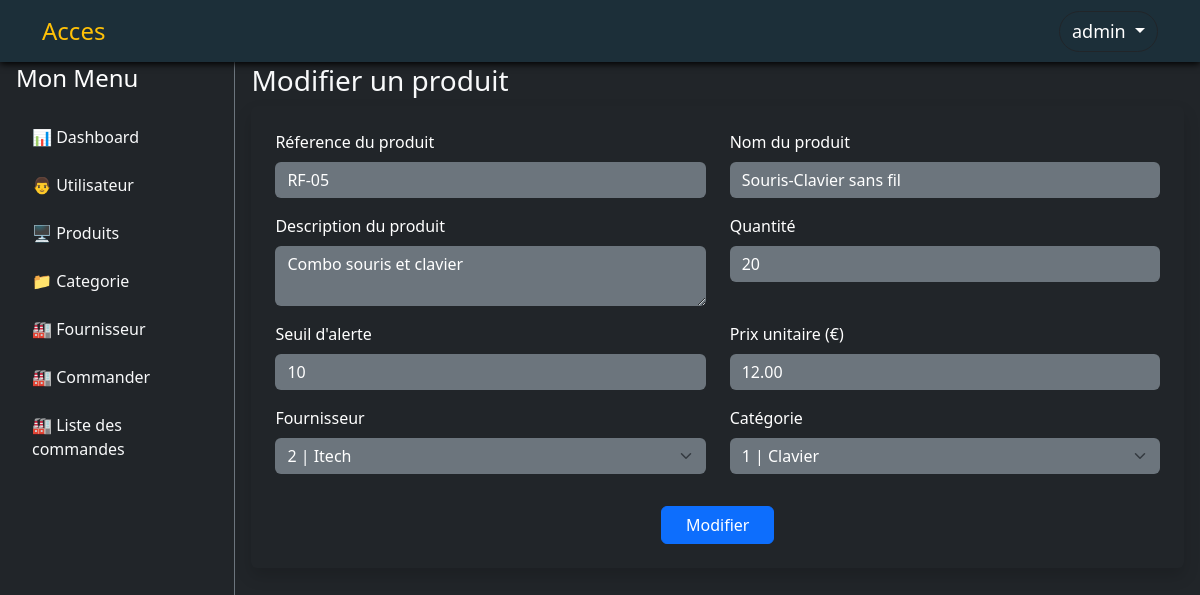
/index.php?action=product_edit&id=17&categorie=1&fournisseur=2 (signed in), run on the app's committed database.
### tables this page shows
CREATE TABLE IF NOT EXISTS `product` (
  `product_id` int NOT NULL AUTO_INCREMENT,
  `product_reference` varchar(25) NOT NULL,
  `product_name` varchar(25) NOT NULL,
  `product_description` varchar(255) NOT NULL,
  `product_quantity_stock` int NOT NULL,
  `product_alert_threshold` int NOT NULL,
  `product_unit_price` decimal(12,2) NOT NULL,
  `supplier_id` int NOT NULL,
  `category_id` int NOT NULL,
  PRIMARY KEY (`product_id`),
  UNIQUE KEY `product_reference` (`product_reference`),
  UNIQUE KEY `product_name` (`product_name`),
  KEY `fk_product_category` (`category_id`),
  KEY `fk_product_supplier` (`supplier_id`)
);

CREATE TABLE IF NOT EXISTS `category` (
  `category_id` int NOT NULL AUTO_INCREMENT,
  `category` varchar(10) NOT NULL,
  PRIMARY KEY (`category_id`)
);

### controllers/ProductController.php (called while the page is built, shortened)
<?php
require_once __DIR__ . '/../models/Product.php';
require_once __DIR__ . '/../models/Category.php';
require_once __DIR__ . '/../models/Supplier.php';
class ProductController
{
    private Product $productModel;
    private Category $categoryModel;
    private Supplier $supplierModel;
    public function __construct(Product $productModel, Category $categoryModel, Supplier $supplierModel)
    {
        $this->productModel = $productModel;
        $this->categoryModel = $categoryModel;
        $this->supplierModel = $supplierModel;
    }
    public function get_product_by_id($id)
    {
        $product = $this->productModel->getById($id);
        return $product;
    }
    public function edit()
    {
        $id = $_GET['id'];
        $product = $this->get_product_by_id($id);
        $category_list = $this->categoryModel->get_all_category();
        $supplier_list = $this->supplierModel->get_all_supplier();
        require __DIR__ . '/../views/admin/product/update.php';
    }
}

### models/Product.php (called while the page is built, shortened)
<?php
require_once __DIR__ . '/../config/database.php';
class Product
{
    private $db;
    public function __construct() {
        $this->db = Database::getInstance()->getConnection();
    }
    public function getById($product_id)
    {
        $sql = "SELECT *
        FROM product
        JOIN supplier ON product.supplier_id = supplier.supplier_id
        WHERE product_id = :product_id";
        $stmt = $this->db->prepare($sql);
        $stmt->execute(['product_id' => $product_id]);
        return $stmt->fetch(PDO::FETCH_ASSOC);
    }
}
?>

### config/database.php (called while the page is built)
<?php
class Database {
    private static $instance = null;
    private $connection;
    private $host = 'localhost';
    private $dbname = 'nfe';
    private $username = 'root';
    private $password = '';
    private function __construct() {
        try {
            $this->connection = new PDO("mysql:host=$this->host;dbname=$this->dbname;charset=utf8", $this->username, $this->password);
            $this->connection->setAttribute(PDO::ATTR_ERRMODE, PDO::ERRMODE_EXCEPTION);
        } catch (PDOException $e) {
            die("Erreur de connexion : " . $e->getMessage());
        }
    }
    public static function getInstance() {
        if (!self::$instance) {
            self::$instance = new Database();
        }
        return self::$instance;
    }
    public function getConnection() {
        return $this->connection;
    }
}
?>

### models/Supplier.php (called while the page is built, shortened)
<?php
require_once __DIR__ . '/../config/database.php';
class Supplier
{
    private $db;
    public function __construct() {
        $this->db = Database::getInstance()->getConnection();
    }
    public function get_all_supplier()
    {
        $sql = "SELECT * FROM supplier ORDER BY supplier_id DESC";
        $stmt = $this->db->query($sql);
        return $stmt->fetchAll(PDO::FETCH_ASSOC);
    }
}
?>

### models/Category.php (called while the page is built, shortened)
<?php
require_once __DIR__ . '/../config/database.php';
class Category
{
    private $db;
    public function __construct() {
        $this->db = Database::getInstance()->getConnection();
    }
    public function get_all_category()
    {
        $sql = "SELECT * FROM category ORDER BY category_id DESC";
        $stmt = $this->db->query($sql);
        return $stmt->fetchAll(PDO::FETCH_ASSOC);
    }
}
?>

### views/admin/product/update.php (the view, shortened to what this page needs)
<?php include __DIR__. '/../layout/header.php';?>
<div class="flex-grow-1 p-3 mt-5">
<h3>Modifier un produit</h3>
<div class="bg-dark text-white p-4 rounded shadow mb-4" style="max-width: 1000px;">
  <form method="POST" action="index.php?action=product_update&id=<?= $id ?>">
    <div class="row">
      <div class="col-md-6 mb-3">
        <label for="product_reference" class="form-label">Réference du produit</label>
        <input type="text" class="form-control bg-secondary text-white border-0 shadow-none" name="product_reference" value="<?= $product['product_reference']?>" required>
      </div>
      <div class="col-md-6 mb-3">
        <label for="product_name" class="form-label">Nom du produit</label>
        <input type="text" class="form-control bg-secondary text-white border-0 shadow-none" name="product_name"   value="<?= $product['product_name']?>" required>
      </div>
      <div class="col-md-6 mb-3">
        <label for="description" class="form-label">Description du produit</label>
        <textarea class="form-control bg-secondary text-white border-0 shadow-none"
                  id="description" name="product_description" rows="2" placeholder="Entrez la description du produit" ><?= $product['product_description']?></textarea>
      </div>
      <div class="col-md-6 mb-3">
        <label for="product_quantity_stock" class="form-label">Quantité</label>
        <input type="number" min=1 step="0.01" class="form-control bg-secondary text-white border-0 shadow-none" name="product_quantity_stock" value="<?= $product['product_quantity_stock']?>" required>
      </div>
      <div class="col-md-6 mb-3">
        <label for="product_alert_threshold" class="form-label">Seuil d'alerte</label>
        <input type="number" min=1 step="0.01" class="form-control bg-secondary text-white border-0 shadow-none" name="product_alert_threshold" value="<?= $product['product_alert_threshold']?>" required>
      </div>
      <div class="col-md-6 mb-3">
        <label for="product_unit_price" class="form-label">Prix unitaire (€)</label>
        <input type="number" min=1 step="0.01" class="form-control bg-secondary text-white border-0 shadow-none" name="product_unit_price" value="<?= $product['product_unit_price']?>" required>
      </div>
      <div class="col-md-6 mb-3">
        <label for="supplier_id" class="form-label">Fournisseur</label>
        <select class="form-select bg-secondary text-white border-0 shadow-none" name="supplier_id" required>
          <?php foreach($supplier_list as $supplier): ?>
          <option value="<?=$supplier['supplier_id']?>" <?= ($product['supplier_id'] == $supplier['supplier_id']) ? 'selected' : '' ?>>
              <?=$supplier['supplier_id']?> | <?=$supplier['supplier']?>
          </option>
          <?php endforeach; ?>
        </select>
      </div>
      <div class="col-md-6 mb-3">
        <label for="category_id" class="form-label">Catégorie</label>
        <select class="form-select bg-secondary text-white border-0 shadow-none" name="category_id" required>
          <?php foreach($category_list as $category): ?>
          <option value="<?=$category['category_id']?>" <?= ($product['category_id'] == $category['category_id']) ? 'selected' : '' ?>>
              <?=$category['category_id']?> | <?=$category['category']?>
          </option>
          <?php endforeach; ?>
        </select>
      </div>
    </div>
    <div class="mt-3 text-center">
      <button type="submit" class="btn btn-primary px-4">Modifier</button>
    </div>
  </form>
</div>
<?php include __DIR__. '/../layout/footer.php';?>

### public/css/employe.css (style rules this page uses)
body { background: #1c2f3940; }

### views/admin/layout/header.php (style rules this page uses)
body { min-height: 100vh; display: flex; }

### data on the page
product: product_reference "RF-05", product_name "Souris-Clavier sans fil", product_description "Combo souris et clavier", product_quantity_stock "20", product_alert_threshold "10", product_unit_price "12.00", category_id "1 | Clavier"

### other printed values
$_SESSION['username'] "admin"
form field supplier_id "2 | Itech"
